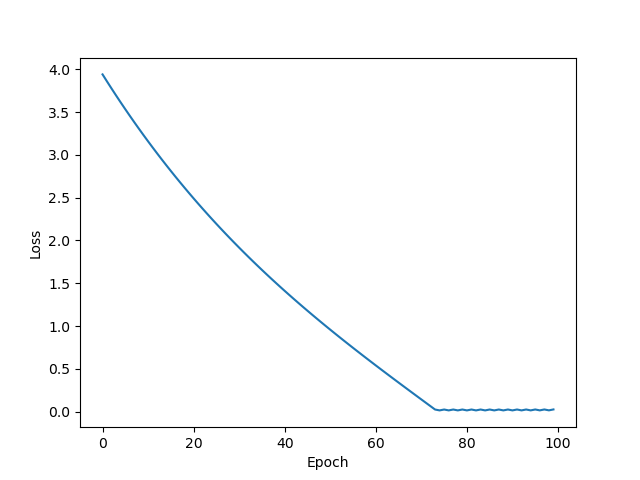

The Python source for this figure:
import math
import random
import matplotlib
matplotlib.use('TkAgg')
import matplotlib.pyplot as plt

K = 3 #dimension K   only one x

"""
def dmul(list1,list2):
    result =0.
    for i in range(len(list1)):
            result+=list1[i]*list2[i]
    return result"""

def mul(list1,list2):
    if isinstance(list1,list):
        if isinstance(list2,list):
            results = [0 for i in range(len(list1[0]))]
            for i in range(len(results)):
                for j in range(len(results)):
                    results[i] += list1[i][j]*list2[j]
        else:
            results = [0 for i in range(len(list1))]
            for i in range(len(results)):
                results[i] = list1[i] * list2
    else:
        if isinstance(list2,list):
            results = [0 for i in range(len(list2))]
            for i in range(len(results)):
                results[i] = list1 * list2[i]
        else:
            results = list1*list2

    return results

class Sigmoid:
    def __init__(self):
        self.out = None
    def forward(self,x):
        results = [0 for i in range(len(x))]
        for i in range(len(results)):
            results[i] = 1/(1+math.exp(-x[i]))
        self.out = results

        return results
    def backward(self,dout):
        results = [0 for i in range(len(dout))]
        for i in range(len(results)):
            results[i] =dout[i]*(1-self.out[i])*self.out[i]
        return results

class MulLayer:
    def __init__(self):
        self.x = None
        self.y = None
    def forward(self,x,y):
        self.x = x
        self.y = y
        out = mul(self.x,self.y)
        return out
    def backward(self,dout):
        results_x = []
        retults_y = []
        for i in range(len(self.y)):
            results_x.append(mul(dout[i],self.y))
            temp = 0.
            for j in range(len(dout)):
                temp+=self.x[j][i]*dout[j]
            retults_y.append(temp)
        return results_x,retults_y

class AddLayer:
    def __init__(self):
        pass
    def forward(self,x,y):
        results = [0 for i in range(len(x))]
        for i in range(len(results)):
            results[i] = x[i]+y[i]

        return results
    def backward(self,dout):
        dx = dout*1
        dy = dout*1
        return dx,dy

def L2(pred):
    result = 0.
    for i in range(len(pred)):
        result+=math.pow(pred[i],2)
    return math.sqrt(result)

def updata(matrix,grad_matrix,learning_rate):
    for i in range(len(matrix)):
        for j in range(len(matrix[0])):
            matrix[i][j] -= grad_matrix[i][j]*learning_rate
    return matrix

if __name__ == '__main__':
    Epoch = 100
    learning_rate = 0.01 #
    label = [0 for k in range(K)]  
    x = [random.random() for k in range(K)]  
    A = [[random.random() for i in range(K)] for j in range(K)]  
    B = [[random.random() for i in range(K)] for j in range(K)]  
    C = [[random.random() for i in range(K)] for j in range(K)]  
    layer1 = MulLayer()
    layer2 = Sigmoid()
    layer3 = MulLayer()
    layer4 = AddLayer()
    layer5 = MulLayer()
    Loss_xi = []            # the loss of x1/x2/x3 in every epoch
    for epoch in range(Epoch):
        
        #forward
        y = layer1.forward(A,x)
        u = layer2.forward(y)
        v = layer3.forward(B,x)
        z = layer4.forward(u,v)
        w = layer5.forward(C,z)
        L = L2(w)  
        Loss_xi.append(L) 
        
        #backward
        dL = [w[k]/L for k in range(len(w))]
        d_C,d_z = layer5.backward(dL)
        C = updata(C,d_C,learning_rate)
        d_u,d_v = layer4.backward(d_z)
        d_B, _ = layer3.backward(d_v)
        B = updata(B, d_B, learning_rate)
        d_y = layer2.backward(d_u)
        d_A,_= layer1.backward(d_y)
        A = updata(A, d_A, learning_rate)
        
    pltx = [i for i in range(Epoch)]  
    plt.xlabel('Epoch')
    plt.ylabel('Loss')
    plt.plot(pltx,Loss_xi)
    plt.show()
